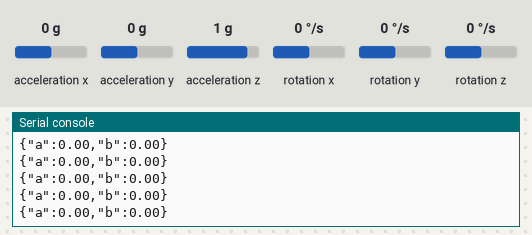
The program below on a simulated ESP32 board running CircuitPython. Parts: the last lines printed to the serial console. The inputs (shaded band) are chosen by the test bench; at power-on: acceleration x 0 g, acceleration y 0 g, acceleration z 1 g, rotation x 0 °/s, rotation y 0 °/s, rotation z 0 °/s.

Above: at 4.2 s.
4.3 s: acceleration x set to -1.4 g
At 5.4 s:
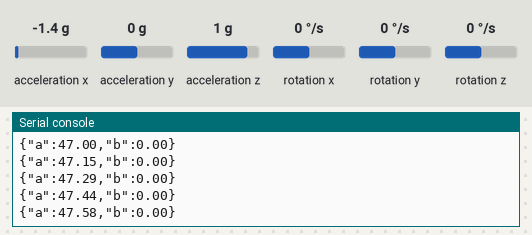
5.8 s: acceleration y set to -1.4 g
At 6.4 s:
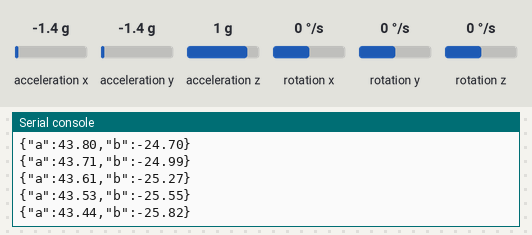
8.8 s: acceleration z set to -1.4 g
At 9.3 s:
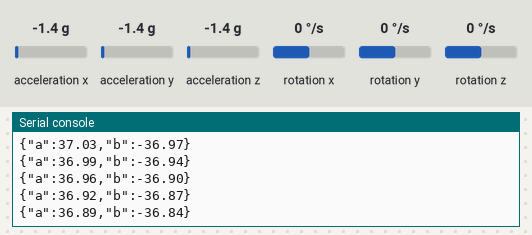
10.3 s: rotation x set to -192 °/s
At 11.1 s:
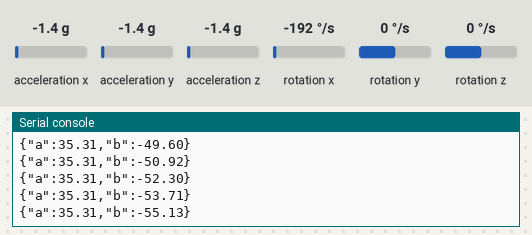
11.8 s: rotation y set to -192 °/s
At 12.8 s:
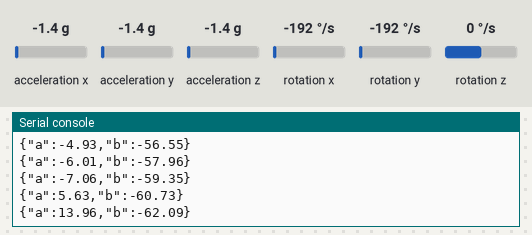
Timing chart, 0 to 14.3 s (numbered marks = the images above; inputs shaded):
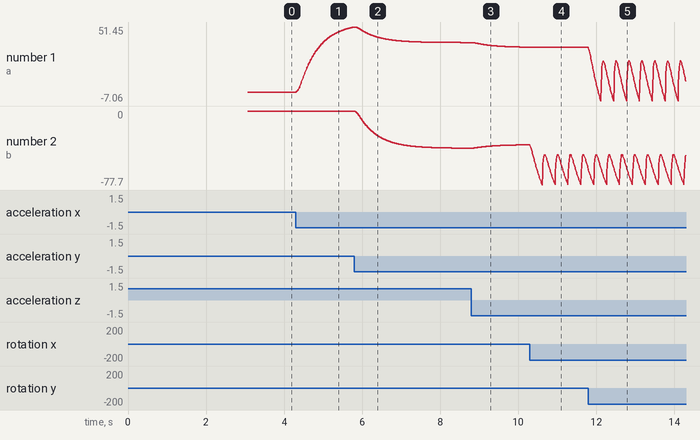

The program:

code.py
```python
# -*- coding: utf-8 -*-
"""
MPU6050 角度读取 · CircuitPython 版（YD-ESP32-S3 N16R8）
=========================================================
功能与 ESP-IDF 版 (esp32/mpu6050_angle) 完全等价：
  1. I2C 初始化 + WHO_AM_I 校验（未接线时每 2 秒重试，不中断）
  2. 陀螺仪零漂校准：3 秒采样 + 静止检测，晃动就自动重来
  3. 100Hz 输出 JSON 行: {"a":Y轴角度,"b":X轴角度}
     —— 两个轴都做了互补滤波（ESP-IDF 版只对 a 做滤波、b 是原始加速度角）

不需要任何第三方库：直接读写 MPU6050 寄存器，只用到 board / busio / math / time。

接线（与 ESP-IDF 版相同）：
  MPU6050 VCC->3V3  GND->GND  SCL->GPIO9  SDA->GPIO8  AD0->GND或悬空(0x68)
  INT/XDA/XCL 不接

放到板子的 CIRCUITPY 盘根目录，文件名必须是 code.py（或 main.py）。
Windows 端无需改动：JSON 格式、a/b 轴含义、同一安装方式下的轴和两个标定值都沿用。
"""
import math
import time

import board
import busio
import supervisor

# ---------------- 配置 ----------------
SDA_PIN = board.GPIO8
SCL_PIN = board.GPIO9
I2C_FREQ = 400000          # 读失败多/线太长时降到 100000

MPU_ADDR = 0x68            # AD0 接地或悬空 = 0x68（接 3V3 会变 0x69）
SAMPLE_HZ = 100            # 想省电/降负载可降到 50（Windows 端照样能用）
SAMPLE_DT = 1.0 / SAMPLE_HZ
PERIOD_NS = int(1_000_000_000 / SAMPLE_HZ)

CF_GYRO = 0.98             # 互补滤波权重
CF_ACC = 0.02
OUT_ALPHA = 0.3            # 输出 EMA 平滑
ACC_LP_ALPHA = 0.2         # 加速度计角度低通

REG_SMPLRT_DIV = 0x19
REG_CONFIG = 0x1A
REG_GYRO_CFG = 0x1B
REG_ACCEL_CFG = 0x1C
REG_PWR_MGMT1 = 0x6B
REG_WHO_AM_I = 0x75
REG_ACCEL_XOUT = 0x3B
# --------------------------------------

# busio.I2C 的参数顺序是 (scl, sda)，别写反
i2c = busio.I2C(SCL_PIN, SDA_PIN, frequency=I2C_FREQ)


def _connected():
    """主机是否开着串口。用于给 100Hz 的 JSON 输出做开关：
    USB CDC 缓冲写满时 print 会阻塞主循环，没人读的时候就别打。"""
    try:
        return bool(supervisor.runtime.serial_connected)
    except Exception:
        return True


def log(*args):
    """状态行（WHO_AM_I / 校准 / 报错）：无条件打印，量很少，不会拖慢循环。"""
    print(*args)


def log_periodic(*args):
    """周期性状态行：只在主机连着时打印。"""
    if _connected():
        print(*args)


def _lock():
    """busio.I2C 的 writeto / writeto_then_readfrom 都要求先锁定总线
    （Adafruit 的 I2CDevice 会内部帮你锁，裸用 busio 就得自己来）。"""
    while not i2c.try_lock():
        pass


def _w(reg, val):
    """写一个寄存器：一次发 [寄存器号, 数据]。"""
    _lock()
    try:
        i2c.writeto(MPU_ADDR, bytes([reg, val]))
    finally:
        i2c.unlock()


def _r(reg, n):
    """读 n 字节：先发寄存器号，再读（repeated start）。"""
    buf = bytearray(n)
    _lock()
    try:
        i2c.writeto_then_readfrom(MPU_ADDR, bytes([reg]), buf)
    finally:
        i2c.unlock()
    return buf


def _s16(buf, i):
    """大端有符号 16 位。注意：CircuitPython 的 int.from_bytes 不支持 signed= 关键字
    （会抛 NotImplementedError），所以手动做补码转换。"""
    v = (buf[i] << 8) | buf[i + 1]
    return v - 65536 if v & 0x8000 else v


def read_sample():
    """返回 (ax, ay, az [g], gx, gy, gz [deg/s])。"""
    d = _r(REG_ACCEL_XOUT, 14)
    return (_s16(d, 0) / 16384.0,      # ±2g
            _s16(d, 2) / 16384.0,
            _s16(d, 4) / 16384.0,
            _s16(d, 8) / 131.0,        # ±250dps
            _s16(d, 10) / 131.0,
            _s16(d, 12) / 131.0)


def acc_angle_y(ax, ay, az):
    """绕 Y 轴（= 主轴 a）"""
    return math.atan2(-ax, math.sqrt(ay * ay + az * az)) * 57.29578


def acc_angle_x(ax, ay, az):
    """绕 X 轴（= 副轴 b）"""
    return math.atan2(ay, math.sqrt(ax * ax + az * az)) * 57.29578


def mpu_init():
    """WHO_AM_I 只做提示，不做拒绝：
    本机这块模块实测是 0x70（MPU6500 系），而 MPU6500/6050/9250 的寄存器映射与
    量程换算一致，所以照同一套寄存器继续跑就行（ESP-IDF 版也是只打印不校验）。"""
    who = _r(REG_WHO_AM_I, 1)[0]
    names = {0x68: "MPU6050", 0x70: "MPU6500", 0x71: "MPU9250/MPU6515", 0x73: "MPU9255"}
    if who in names:
        log("[mpu] WHO_AM_I = 0x%02X (%s)" % (who, names[who]))
    else:
        log("[mpu] WHO_AM_I = 0x%02X（不是常见型号，仍按同一套寄存器继续）" % who)
    _w(REG_PWR_MGMT1, 0x00)
    time.sleep(0.05)
    _w(REG_SMPLRT_DIV, 0x00)
    _w(REG_CONFIG, 0x03)       # DLPF ~44Hz
    _w(REG_GYRO_CFG, 0x00)     # ±250dps
    _w(REG_ACCEL_CFG, 0x00)    # ±2g
    return True


def gyro_calibrate():
    """3 秒采样求陀螺仪零漂；检测到晃动就重来。"""
    n = int(3 * SAMPLE_HZ)
    while True:
        log(">>> 陀螺仪校准中... 请保持模块完全静止 3 秒 <<<")
        sx = sy = sz = 0.0
        a_min, a_max = 1e9, -1e9
        ok = True
        tick = time.monotonic_ns()
        for _ in range(n):
            try:
                ax, ay, az, gx, gy, gz = read_sample()
            except OSError as e:
                log("[mpu] 校准期间 I2C 读取失败(%s)，重试" % e)
                ok = False
                break
            sx += gx
            sy += gy
            sz += gz
            mag = math.sqrt(ax * ax + ay * ay + az * az)
            a_min = min(a_min, mag)
            a_max = max(a_max, mag)
            tick += int(1_000_000_000 / SAMPLE_HZ)
            while time.monotonic_ns() < tick:
                pass
        if ok and (a_max - a_min) <= 0.05:
            log("[mpu] 校准完成! 零漂偏移: gx=%.2f gy=%.2f gz=%.2f (deg/s)"
                % (sx / n, sy / n, sz / n))
            return sx / n, sy / n, sz / n
        if ok:
            log("[mpu] 检测到晃动(幅值波动 %.3fg)，重新校准..." % (a_max - a_min))
        time.sleep(0.5)


def main():
    while True:
        try:
            if mpu_init():
                break
        except OSError as e:
            log("[mpu] I2C 无应答 (%s)" % e)
        log("[mpu] MPU6050 未就绪。检查接线: VCC->3V3 GND->GND "
            "SCL->GPIO9 SDA->GPIO8，AD0 接 GND(地址 0x68)，2 秒后重试...")
        time.sleep(2)

    log("[mpu] MPU6050 初始化 OK [ESP32-S3 (YD-ESP32-S3 N16R8)] "
        "(I2C: SDA=GPIO8 SCL=GPIO9 @%dkHz)" % (I2C_FREQ // 1000))

    off_gx, off_gy, _off_gz = gyro_calibrate()

    log('[mpu] 开始输出角度 @%dHz: {"a":主轴,"b":副轴}' % SAMPLE_HZ)

    fy = fx = 0.0            # 互补滤波状态
    ay_lp = ax_lp = 0.0      # 加速度计角度低通
    a_out = b_out = 0.0      # EMA 后的输出
    first = True
    tick = time.monotonic_ns()
    t_report = time.monotonic()
    count = 0

    while True:
        try:
            ax, ay, az, gx, gy, gz = read_sample()
        except OSError as e:
            if time.monotonic() - t_report > 1.0:
                log("[mpu] I2C 读取失败(%s)，检查接线" % e)
                t_report = time.monotonic()
            tick = _sleep_until(tick)
            continue

        ang_y = acc_angle_y(ax, ay, az)
        ang_x = acc_angle_x(ax, ay, az)
        ay_lp += ACC_LP_ALPHA * (ang_y - ay_lp)
        ax_lp += ACC_LP_ALPHA * (ang_x - ax_lp)

        if first:
            fy, fx = ang_y, ang_x
            a_out, b_out = ang_y, ang_x
            first = False
        else:
            fy = CF_GYRO * (fy + (gy - off_gy) * SAMPLE_DT) + CF_ACC * ay_lp
            if abs(fy - ay_lp) > 45.0:
                fy = ay_lp
            fx = CF_GYRO * (fx + (gx - off_gx) * SAMPLE_DT) + CF_ACC * ax_lp
            if abs(fx - ax_lp) > 45.0:
                fx = ax_lp
            a_out += OUT_ALPHA * (fy - a_out)
            b_out += OUT_ALPHA * (fx - b_out)

        if _connected():
            # 与 ESP-IDF 版同格式；Windows 端用正则挑 {...} 行，诊断行会被忽略
            print('{"a":%.2f,"b":%.2f}' % (a_out, b_out))

        count += 1
        now = time.monotonic()
        if now - t_report >= 5.0:
            log_periodic("[mpu] 实测 %.1f Hz, a=%.2f b=%.2f" % (count / (now - t_report), a_out, b_out))
            count = 0
            t_report = now

        tick = _sleep_until(tick)


def _sleep_until(tick_ns):
    """把循环节拍钉在 SAMPLE_HZ，返回下一个节拍时间。

    注意：必须返回新值——Python 的 int 是按值传递，在函数里 `tick += ...`
    改的是局部变量，调用方的 tick 永远不前进，节拍会完全失效（会跑到 400+Hz，
    互补滤波的 DT 也就跟着错了）。
    """
    tick_ns += PERIOD_NS
    while time.monotonic_ns() < tick_ns:
        pass
    return tick_ns


main()
```

Measured:
- after the input at 4.3 s, the serial console: prints a new line at once (image 1)
- plotted number 1: 0 → 51.39 after the input at 4.3 s
